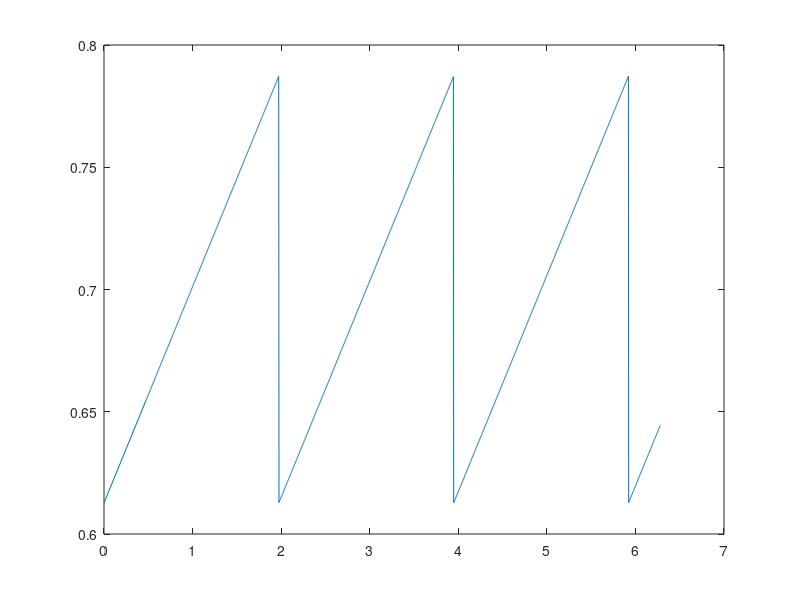
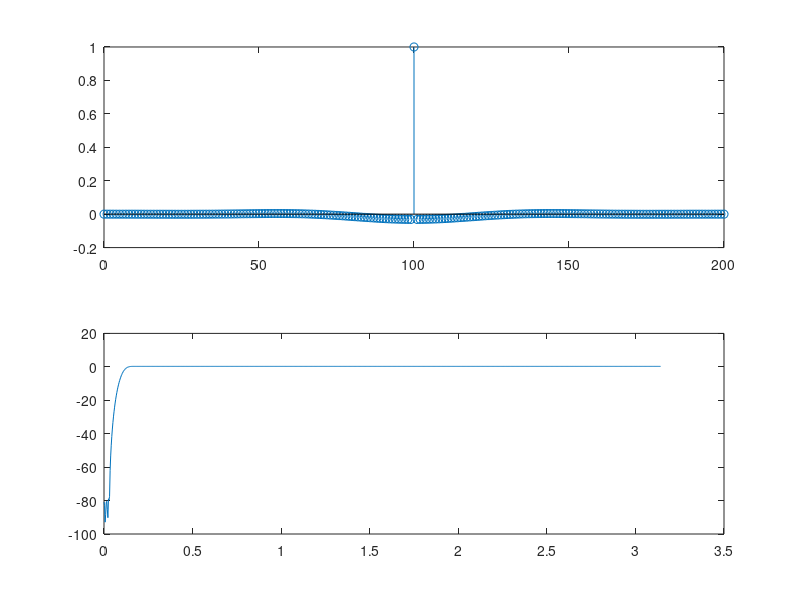
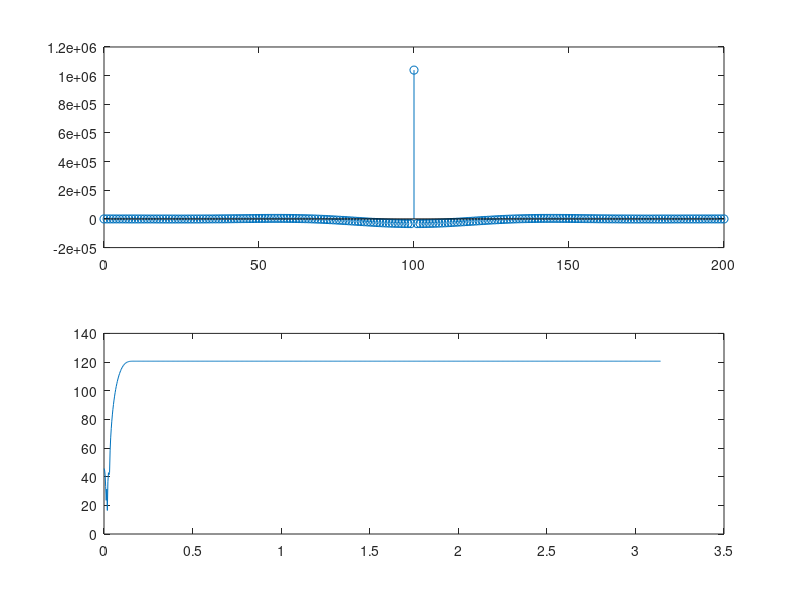

Write the MATLAB code that produced these figures, in order. (Note: this script raises an error after producing the figures.)
%% DSP Homework 7
T = 1/20000;
Omegap = 2*pi*500*T;    Omegas = 2*pi*100*T; 
Lh = 201; 
K = 10*Lh; 
k = (0:K-1);
Omegak = k*2*pi/K;

% OmegaPC = 2*pi*1500*T;   OmegaPR = 2*pi*3000*T;
% parablength = Omegak.*(Omegak>=0 & Omegak<=OmegaPR);
OmegaPC = 2*pi*750*T;   OmegaPR = 2*pi*1500*T;
parablength = Omegak.*(Omegak>=Omegap & Omegak<=OmegaPR);

sawPer = 1000*2*pi/20000;
xsawPer= Omegak.*(Omegak > OmegaPR);

sinfn = (.7943-.707)*sawtooth(1/sawPer*xsawPer) + .7;
% sinfn = ((xsinPer - OmegaPC).^2).*sawtooth(1/sinPer*xsinPer) + .7943;
plot(xsawPer, sinfn);


figure;
xsauce = [0 OmegaPC OmegaPR]; ysauce = [.7943 .8915 .7943]; psauce = polyfit(xsauce,ysauce,2);
xu=linspace(0,OmegaPR,10);
parabola = [polyval(psauce,parablength)];
plot(parablength, parabola)

% Q = 20.0*(Omegak>=Omegas) + 1.0*(Omegak>=0 & Omegak < 1) + ...
%     10.0*(Omegak>=1 & Omegak < 1.5) + 1*(Omegak>=1.5 & Omegak < Omegap);
Q = 50.0*(Omegak<=Omegas) + 1.0*(Omegak>=Omegap & Omegak < OmegaPR) + ...
    1.0*(Omegak>=OmegaPR & Omegak < 1.5) + 1*(Omegak>=1.5 & Omegak < pi);
Q(fix(K/2)+2:end) = Q(round(K/2):-1:2);

% Hd = (1.*(Omegak < Omegap) + 0.*(Omegak > Omegap)).*exp(-1j*k*pi*(Lh-1)/K);
Hd = (0.*(Omegak<Omegap) + 1.*(Omegak>=Omegap & Omegak<=OmegaPR) ...
     + 1.*(Omegak >= OmegaPR)).*exp(-1j*k*pi*(Lh-1)/K);
Hd(fix(K/2)+2:end) = conj(Hd(round(K/2):-1:2));
l = (0:Lh-1)'; a = exp(1j*l*Omegak)*Q.'/K; b = exp(1j*l*Omegak)*(Hd.*Q/K).';
a = real(a); b = real(b);
A = toeplitz(a); h = (A\b);
h = 1/max(h)*h;
n = (0:Lh-1)'; 
subplot(211); 
stem(n,h);
Omega = linspace(0,pi,1001); 
H = polyval(h,exp(1j*Omega)).*exp(-1j*(Lh-1)*Omega);
subplot(212); 
plot(Omega,20*log10(abs(H)))
deltap = 2*max(abs(abs(H(Omega>=Omegap))-1))
deltas = max(abs(H(Omega<=Omegas)))

figure;
plot(Q);

Morder = length(h);
[hMax,hMaxIndex] = max(h)
scale = abs((2^(16-1)-50)/h(hMaxIndex-1))
% scale = abs((2^15)/(abs(sum(h))));                                      %Q notation
hInt = floor(h*(scale));

subplot(211); 
stem(n,hInt);
Omega = linspace(0,pi,1001); 
H = polyval(hInt,exp(1j*Omega)).*exp(-1j*(Lh-1)*Omega);
subplot(212); 
plot(Omega,20*log10(abs(H)))
deltap = 2*max(abs(abs(H(Omega>=Omegap))-1))
deltas = max(abs(H(Omega<=Omegas)))

        fid = fopen('K22_Project_Framework/coef.h','w');
        fprintf(fid,'#define Korder %i \n',uint8(Morder));
        fprintf(fid,'int h[Korder] = { \n');
        for Korder = 1:Morder-1
            fprintf(fid,'%i,\n', hInt(Korder));
        end
        fprintf(fid,'%i }; \n', hInt(Korder));
        fclose(fid);

save('bpg.mat','hInt');
